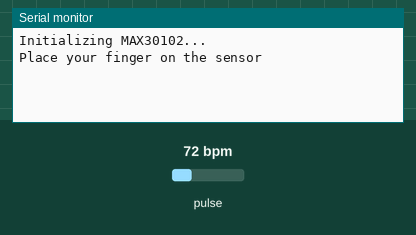
Recording of a sketch running on a simulated Arduino Uno, built with avr-gcc and run on an emulated ATmega328P. On the bench: the last lines printed to the serial monitor. Inputs (shaded band) come from the test bench; at power-on: pulse 72 bpm.

Above: at 1.2 s.
1.3 s: pulse set to 42 bpm
At 3.4 s:
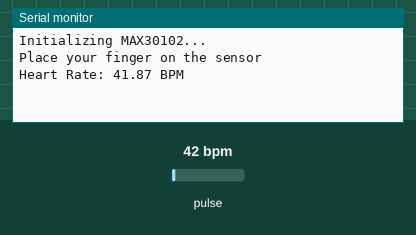
4.3 s: pulse set to 70 bpm
At 5.2 s:
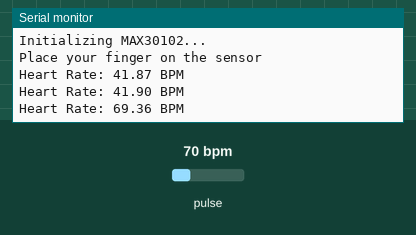
Timing chart, 0 to 7.3 s (numbered marks = the images above; inputs shaded):
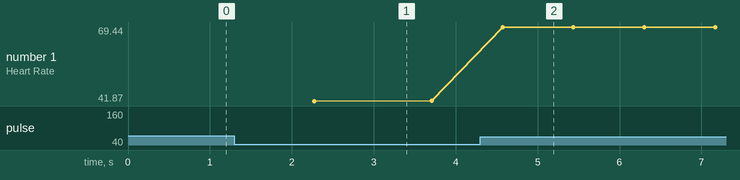

Measured:
- after the input at 1.3 s, the serial monitor: prints a new line after 0.98 s (image 1)
- after the input at 4.3 s, the serial monitor: prints a new line after 0.27 s (image 2)
- plotted number 1: 41.9 → 69.36 after the input at 4.3 s

The sketch:

max30102.ino
```cpp
#include <Wire.h>
#include "MAX30105.h"
#include "heartRate.h"

MAX30105 sensor;
long lastBeat = 0;
float bpm = 0;

void setup() {
  Serial.begin(115200);
  Wire.begin();
  Serial.println("Initializing MAX30102...");
  if (!sensor.begin(Wire, I2C_SPEED_STANDARD)) {
    Serial.println("MAX30102 not detected!");
    while (1);
  }
  sensor.setup();
  sensor.setPulseAmplitudeRed(0x0A);
  sensor.setPulseAmplitudeGreen(0);
  Serial.println("Place your finger on the sensor");
}

void loop() {
  long irValue = sensor.getIR();
  if (irValue < 50000) {
    Serial.println("No finger detected");
    lastBeat = 0;
    delay(100);
    return;
  }
  if (checkForBeat(irValue)) {
    long currentTime = millis();
    if (lastBeat != 0) {
      long delta = currentTime - lastBeat;
      bpm = 60000.0 / delta;
      if (bpm > 20 && bpm < 255) {
        Serial.print("Heart Rate: ");
        Serial.print(bpm);
        Serial.println(" BPM");
      }
    }
    lastBeat = currentTime;
  }
}
```
